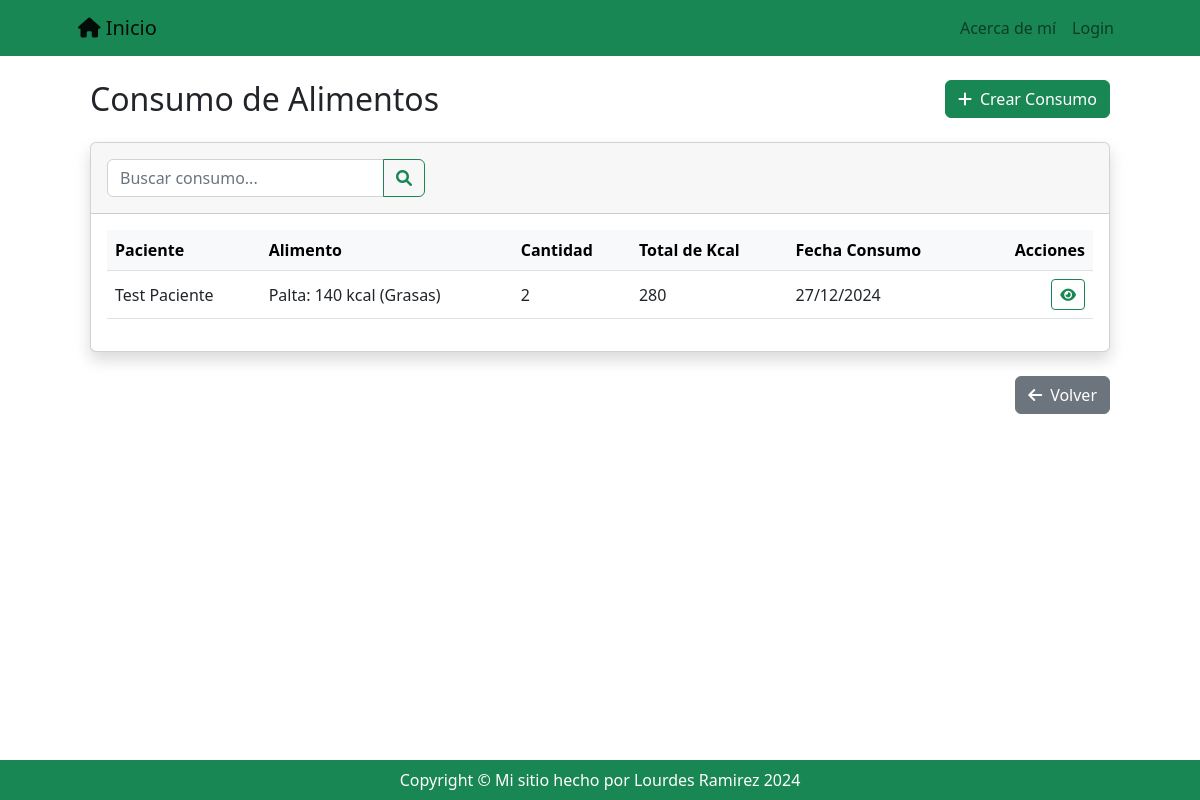
The app's page /registro/consumo/list/ with its own data.
### registro/models.py (models this page shows, shortened)
class Consumo(models.Model):
    usuario = models.ForeignKey(Usuario,  on_delete=models.CASCADE, verbose_name='paciente')
    alimento = models.ForeignKey(Alimento, on_delete=models.DO_NOTHING)
    cantidad = models.PositiveIntegerField()
    kcal_total = models.PositiveIntegerField(editable=False)
    fecha_consumo = models.DateField(default=timezone.now)
    class Meta:
        ordering = ('-fecha_consumo',)

class Usuario(models.Model):
    nombre = models.CharField(max_length=255)
    meta_diaria_kcal = models.PositiveIntegerField(null=True, blank=True)
    avatar = models.ImageField(upload_to='imagenes_perfil', blank=True, null=True)
    def __str__(self):
        return self.nombre

class Alimento(models.Model):
    nombre = models.CharField(max_length=100, db_index=True)
    tipo = models.ForeignKey(
        Categoria,
        on_delete=models.SET_NULL,
        null=True,
        blank=True,
        verbose_name='categoría',
        db_index=True
    )
    kcal = models.PositiveIntegerField()
    def __str__(self):
        base = f'{self.nombre}: {self.kcal} kcal'
        if self.tipo:
            return f'{base} ({self.tipo})'
        return base
    class Meta:
        unique_together = ('tipo', 'nombre')
        verbose_name = 'Alimento'
        verbose_name_plural = 'Alimentos'

class Categoria(models.Model):
    nombre = models.CharField(max_length=255, unique=True)
    descripcion = models.TextField(blank=True, null=True, verbose_name='descripción')
    def __str__(self):
        return self.nombre
    class Meta:
        verbose_name = 'Categoría de Alimento'
        verbose_name_plural = 'Categorías de Alimento'

### registro/views_models/consumo.py (the view)
# urls.py: path('consumo/list/', consumo.ConsumoListView.as_view(), name='consumo_list'),
class ConsumoListView(ListView):
    model = Consumo
    def get_queryset(self):
        busqueda = self.request.GET.get('busqueda')
        if busqueda:
            return Consumo.objects.filter(
                usuario__nombre__icontains=busqueda
            ) | Consumo.objects.filter(alimento__nombre__icontains=busqueda) | Consumo.objects.filter(alimento__tipo__nombre__icontains=busqueda)
        return Consumo.objects.all()

### registro/templates/registro/consumo_list.html (shortened to what this page needs)
{% extends 'core/base.html' %}
{% block content %}
<div class="container-fluid py-4">
    <div class="d-sm-flex align-items-center justify-content-between mb-4">
        <h1 class="h2 mb-0 text-gray-800">Consumo de Alimentos</h1>
        <a href="{% url 'registro:consumo_create' %}" class="btn btn-success">
            <i class="fas fa-plus me-2"></i>Crear Consumo
        </a>
    </div>
    <div class="card shadow mb-4">
        <div class="card-header py-3">
            <form class="row g-3 align-items-center" method="get">
                <div class="col-12 col-md-6 col-lg-4">
                    <div class="input-group">
                        <input type="text" name="busqueda" class="form-control" placeholder="Buscar consumo..."
                            value="{{ request.GET.busqueda }}">
                        <button type="submit" class="btn btn-outline-success">
                            <i class="fas fa-search"></i>
                        </button>
                    </div>
                </div>
            </form>
        </div>
        <div class="card-body">
            <div class="table-responsive">
                <table class="table table-hover align-middle">
                    <thead class="table-light">
                        <tr>
                            <th>Paciente</th>
                            <th>Alimento</th>
                            <th>Cantidad</th>
                            <th>Total de Kcal</th>
                            <th>Fecha Consumo</th>
                            <th class="text-end">Acciones</th>
                        </tr>
                    </thead>
                    <tbody>
                        {% for consumo in object_list %}
                        <tr>
                            <td>{{ consumo.usuario }}</td>
                            <td>{{ consumo.alimento }}</td>
                            <td>{{ consumo.cantidad }}</td>
                            <td>{{ consumo.kcal_total }}</td>
                            <td>{{ consumo.fecha_consumo|date:"d/m/Y" }}</td>
                            <td class="text-end">
                                <div class="btn-group" role="group">
                                    <a href="{% url 'registro:consumo_detail' consumo.id %}"
                                        class="btn btn-sm btn-outline-success">
                                        <i class="fas fa-eye"></i>
                                    </a>
                                </div>
                            </td>
                        </tr>
                        {% endfor %}
                    </tbody>
                </table>
            </div>
        </div>
    </div>
    <div class="text-end mt-3">
        <a href="{% url 'registro:index' %}" class="btn btn-secondary">
            <i class="fas fa-arrow-left me-2"></i>Volver
        </a>
    </div>
</div>
{% endblock content %}

### records on screen
Consumo: usuario "Test Paciente", alimento "Palta: 140 kcal (Grasas)", cantidad "2", kcal_total "280", fecha_consumo "27/12/2024"
